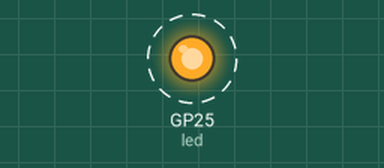
Recording of a program running on a simulated Raspberry Pi Pico running MicroPython. On the bench: output pins drawn as LEDs (lit = HIGH). Dashed ring = blinking. What the program prints to the serial console is not drawn.

Above: at 1.2 s.
Timing chart, 0 to 4.0 s (numbered marks = the images above):
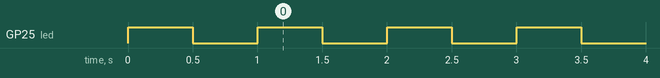

The program:

blink.py
```python
from machine import Pin # Import the Pin class from the machine module
from time import sleep  # Import the sleep function from the time module

# Initialize GPIO25 as an output pin, which controls the USER LED
led = Pin(25, Pin.OUT)

# Turn off the LED initially
led.value(1) # led.on() -> high level -> light off
sleep(0.5) # Wait for 0.5 seconds

# Turn on the LED
led.value(0) # led.off() -> low level -> light on
sleep(0.5) # Wait for 0.5 seconds

# Enter an infinite loop
while True:
    # Toggle the LED state (on to off or off to on)
    led.toggle()
    # Print the current state of the LED
    print(f"LED {'ON' if led.value() == 0 else 'OFF'}")
    sleep(0.5) # Wait for 0.5 seconds before the next toggle
```

Measured:
- by itself, GP25 (led): alternates HIGH for 0.50 s and LOW for 0.50 s
